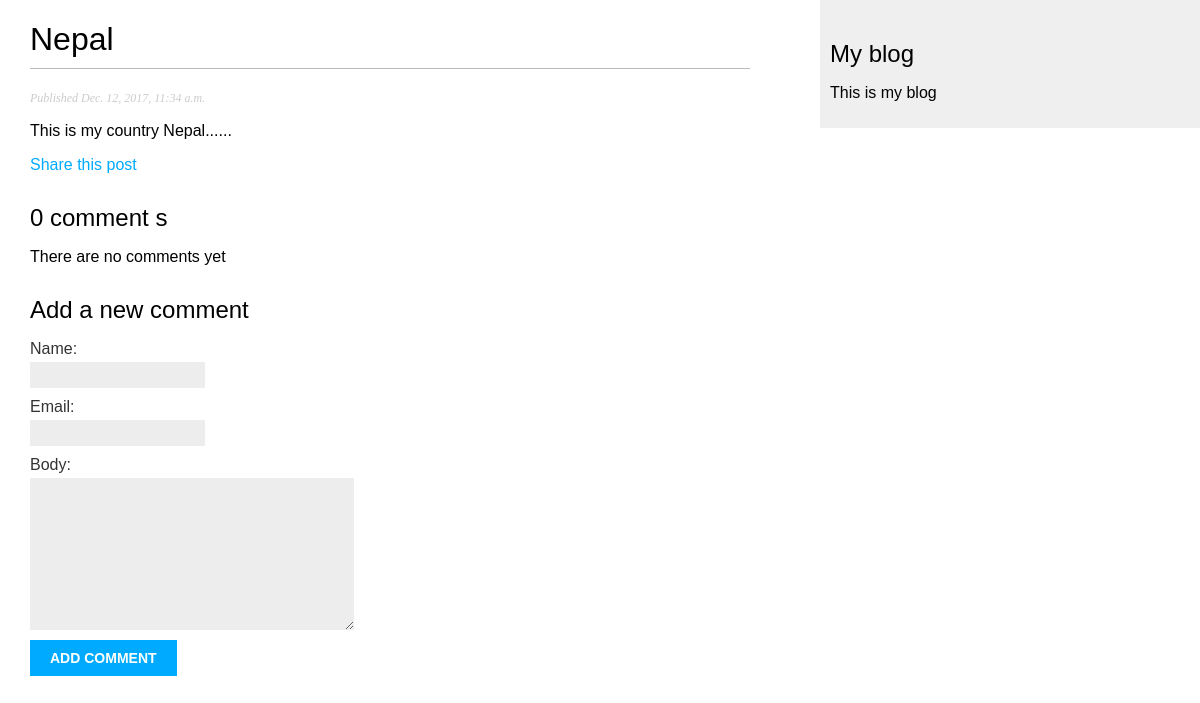
Page /blog/2017/12/12/nepal/ on the committed database.
### blog/models.py (models this page shows, shortened)
class Post(models.Model):
    STATUS_CHOICES = (
        ('draft', 'Draft'),
        ('published', 'Published'),
    )
    title = models.CharField(max_length=250)
    slug = models.SlugField(max_length=250, unique_for_date='publish')
    author = models.ForeignKey(User, related_name='blog_posts', on_delete=models.DO_NOTHING)
    body = models.TextField()
    publish = models.DateTimeField(default=timezone.now)
    created = models.DateTimeField(auto_now_add=True)
    updated = models.DateTimeField(auto_now=True)
    status = models.CharField(max_length=10, choices=STATUS_CHOICES, default='draft')
    class Meta:
        ordering = ('-publish',)
    objects = models.Manager()
    published = PublishedManager()

### blog/views.py (the view)
# urls.py: url(r'(?P<year>\d{4})/(?P<month>\d{2})/(?P<day>\d{2})/'r'(?P<post>[-\w]+)/$', views.post_detail, name='post_detail'),
def post_detail(request, year, month, day, post):
    post = get_object_or_404(Post, slug=post,
                             status='published',
                             publish__year=year,
                             publish__month=month,
                             publish__day=day)
    comments = post.comments.filter(active=True)
    if request.method == 'POST':
        comment_form = CommentForm(request.POST)
        if comment_form.is_valid():
            new_comment = comment_form.save(commit=False)
            new_comment.post = post
    else:
        comment_form = CommentForm()
    return render(request, 'blog/post/detail.html', {'post':post,
                                                     'comments': comments,
                                                     'comment_form': comment_form})

### blog/forms.py
class CommentForm(forms.ModelForm):
    class Meta:
        model = Comment
        fields = 'name', 'email', 'body'

### templates/blog/post/detail.html (shortened to what this page needs)
{% extends "blog/base.html" %}
{% block content %}
    <h1>{{ post.title }}</h1>
    <p class="date">
        Published {{ post.publish }}
    </p>
    {{ post.body|linebreaks }}
    <p>
        <a href="{% url "blog:post_share" post.id %}">
            Share this post
        </a>
    </p>
    {% with comments.count as total_comments %}
        <h2>
            {{ total_comments }} comment {{ total_comments|pluralize }}
        </h2>
    {% endwith %}
    {% for comment in comments %}
        <div class="comment">
            <p class="info">
                Comment {{ forloop.counter }} by {{ comment.name }}
                {{ comment.created }}
            </p>
        </div>
        {% empty %}
            <p>There are no comments yet</p>
    {% endfor %}
    {% if new_comment %}
        <h2>Your comment has been added.</h2>
    {% else %}
        <h2>Add a new comment</h2>
        <form action="." method="post">
            {{ comment_form.as_p }}
        <p><input type="submit" value="Add Comment"></p>
        </form>
    {% endif %}
{% endblock %}

### static/css/blog.css (style rules this page uses)
body { margin:0; padding:0; font-family:helvetica, sans-serif; }
a { color:#00abff; text-decoration:none; }
h1 { font-weight:normal; border-bottom:1px solid #bbb; padding:0 0 10px 0; }
h2 { font-weight:normal; margin:30px 0 0; }
p.date { color:#ccc; font-family: georgia, serif; font-size: 12px; font-style: italic; }
label { float:left; clear:both; color:#333; margin-bottom:4px; }
input, textarea { clear:both; float:left; margin:0 0 10px; background:#ededed; border:0; padding:6px 10px; font-size:12px; }
input[type=submit] { font-weight:bold; background:#00abff; color:#fff; padding:10px 20px; font-size:14px; text-transform:uppercase; }

### rows in the picture
Post: title "Nepal", publish "Dec. 12, 2017, 11:34 a.m.", body "This is my country Nepal......"

### other values in the picture
{{ total_comments }} "0"
